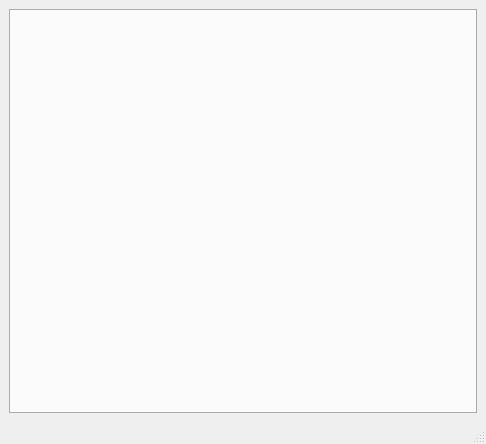
<?xml version="1.0" encoding="UTF-8"?>
<ui version="4.0">
 <class>homePage</class>
 <widget class="QMainWindow" name="homePage">
  <property name="geometry">
   <rect>
    <x>0</x>
    <y>0</y>
    <width>486</width>
    <height>444</height>
   </rect>
  </property>
  <property name="sizePolicy">
   <sizepolicy hsizetype="Expanding" vsizetype="Expanding">
    <horstretch>0</horstretch>
    <verstretch>0</verstretch>
   </sizepolicy>
  </property>
  <property name="windowTitle">
   <string>homePage</string>
  </property>
  <widget class="QWidget" name="centralwidget">
   <layout class="QVBoxLayout" name="verticalLayout">
    <item>
     <widget class="QTabWidget" name="tabWidget">
      <property name="tabPosition">
       <enum>QTabWidget::South</enum>
      </property>
     </widget>
    </item>
   </layout>
  </widget>
  <widget class="QMenuBar" name="menubar">
   <property name="geometry">
    <rect>
     <x>0</x>
     <y>0</y>
     <width>486</width>
     <height>23</height>
    </rect>
   </property>
  </widget>
  <widget class="QStatusBar" name="statusbar"/>
 </widget>
 <resources/>
 <connections/>
</ui>
